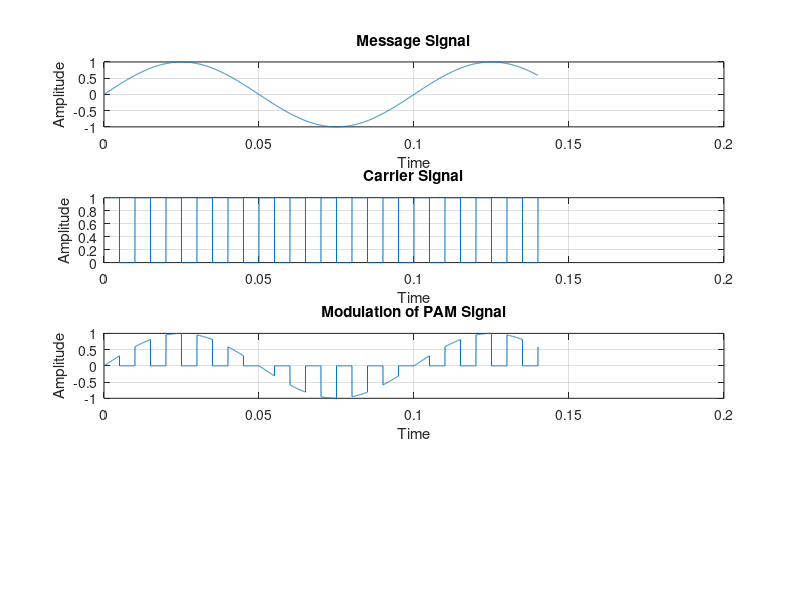

The MATLAB source for this figure:
clc;
clear all;
close all;
fc = 100;   % Carrier Frequency
bits = [ 0 0 1 0 1 1 0 ];
T = length(bits)/fc;
bits = [ 0 0 1 0 1 1 0 ];
bitrate =  50;
n = 1000;
T = length(bits)/bitrate;
N = n*length(bits);
dt = T/N;
t = 0:dt:T;
x = zeros(1,length(t));
lastbit = 1;
for i=1:length(bits)
  if bits(i)==0
    x((i-1)*n+1:i*n) = -1;
    lastbit = 1;
  else x((i-1)*n+1:i*n) = 1;
  end
end
x = (x + 1)*0.5;
sigma = 0.5;
rauschen = sigma * randn(size(t));
xr = x + rauschen;
fm_r = 10;  % Message Frequency
fs = 100*fc;
%t = 0:1/fs:4/x;
%m = sin(pi*fm_r*t)/(pi*fm_r*t);
m = sin(2*pi*fm_r.*t);
c = 0.5*square(2*pi*fc*t)+0.5;
mo = m.*c; % Modulation of PAM
if m==0
    mo=-1;
elseif m==1
    mo=1;
end   

disp(c);
disp(m);
subplot(4,1,1);
plot(t,m);
xlabel('Time');
ylabel('Amplitude');
title('Message Signal');
grid on;

subplot(4,1,2);
plot(t,c);
xlabel('Time');
ylabel('Amplitude');
title('Carrier Signal');
grid on;

subplot(4,1,3);
plot(t,mo);
xlabel('Time');
ylabel('Amplitude');
title('Modulation of PAM Signal');
grid on;
